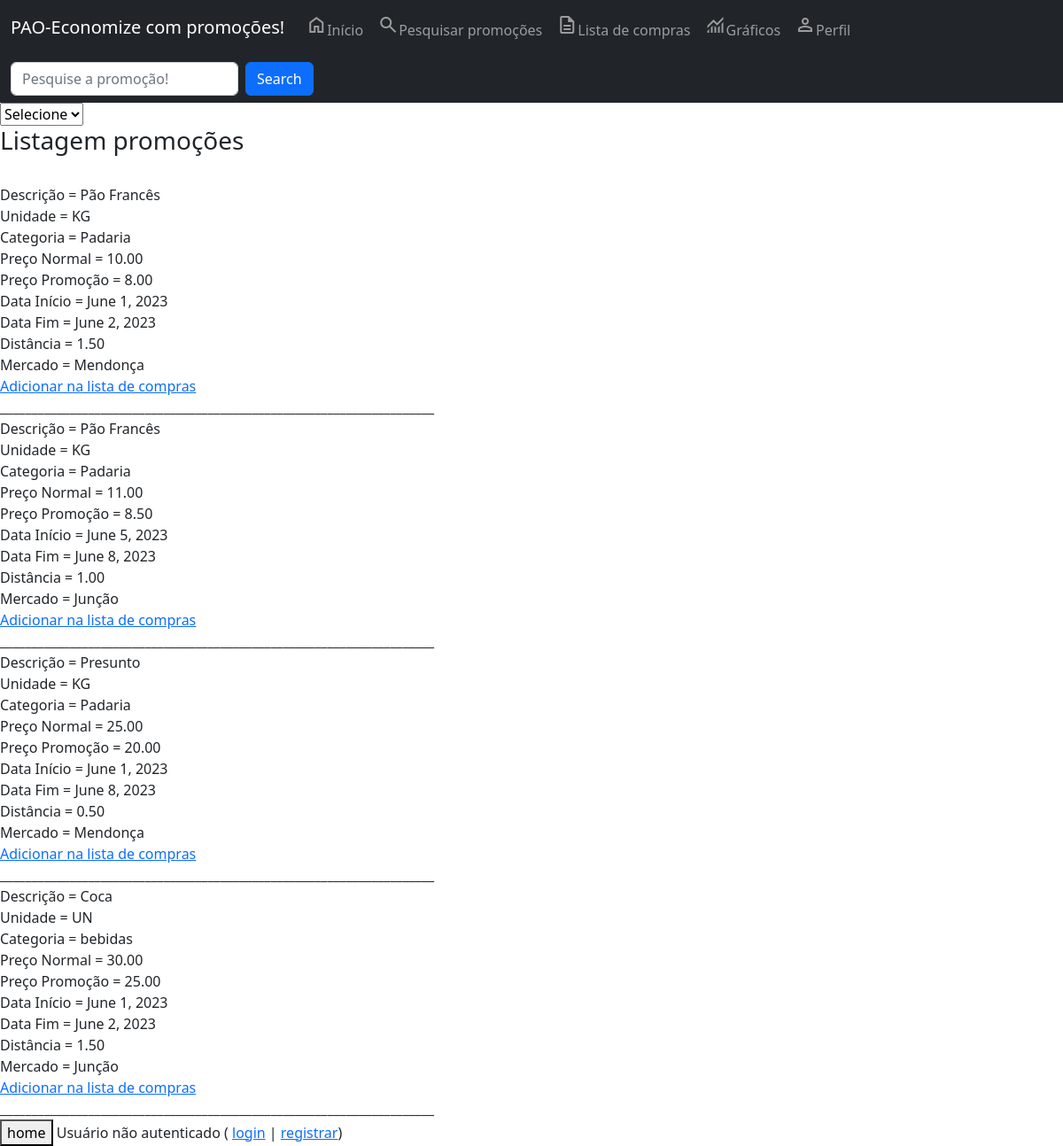
Screenshot of /listagem-promocoes/ with the database file from the repository.
### core/models.py (models this page shows, shortened)
class Promocao(models.Model):
    descricao = models.CharField(max_length=150, blank=True, null=True, verbose_name='Descricao')
    unidade = models.CharField(max_length=20, blank=True, null=True, verbose_name='Unidade')
    categoria = models.CharField(max_length=100,choices=CATEGORIAS_CHOICES, blank=True, null=True, verbose_name='Categoria')
    preco_normal = models.DecimalField(max_digits=10, decimal_places=2, verbose_name='Preço normal')
    preco_promocao = models.DecimalField(max_digits=10, decimal_places=2, verbose_name='Preço')
    data_inicio = models.DateField(auto_now=False, verbose_name='Inicio')
    data_fim = models.DateField(auto_now=False, verbose_name='Fim')
    distancia = models.DecimalField(max_digits=10, decimal_places=2, verbose_name='Distância')
    mercado = models.ForeignKey(Mercado, on_delete=models.CASCADE, verbose_name='Mercado')
    class Meta:
        verbose_name_plural = 'Promoções'

class Mercado(models.Model):
    razao_social = models.CharField(max_length=100, verbose_name='Razão Social')
    cnpj = models.CharField(max_length=20, verbose_name='CNPJ')
    endereco = models.OneToOneField(Endereco, blank=True, null=True, on_delete=models.CASCADE, verbose_name='Endereço')
    class Meta:
        verbose_name_plural = 'Mercado'

### core/views.py (the view)
# urls.py: path('listagem-promocoes/', listar_promocoes, name='url_listagem_promocoes'),
def listar_promocoes(request):
    if request.POST and request.POST['input_promocao']:
        dados = Promocao.objects.filter(descricao__contains=request.POST['input_promocao'])
    else:
        dados = Promocao.objects.all()
    contexto = {'dados': dados}
    return render(request, 'core/listagem_promocoes.html', contexto)

### core/templates/core/listagem_promocoes.html (shortened to what this page needs)
{% extends 'base.html' %}
{% load static %}
{% block main %}
<nav class="navbar navbar-expand-sm navbar-dark bg-dark">
    <div class="container-fluid">
        <div class="" id="mynavbar" >
            <form class="d-flex" method="post">
                <input class="form-control me-2" name="input_promocao" type="text" placeholder="Pesquise a promoção!">
                <button class="btn btn-primary" type="submit" >Search</button>
            </form>
        </div>
    </div>
</nav>
<select name="select_categoria" id="id_categoria">
  <option value="" disabled selected>Selecione</option>
</select>
<h3>Listagem promoções</h3> <br>
{% for i in dados %}
Descrição = {% if i.descricao %} {{ i.descricao }} {% endif %} <br>
Unidade = {% if i.unidade %} {{ i.unidade }} {% endif %} <br>
Categoria = {% if i.categoria %} {{ i.categoria }} {% endif %} <br>
Preço Normal = {% if i.preco_normal %} {{ i.preco_normal }} {% endif %} <br>
Preço Promoção = {% if i.preco_promocao %} {{ i.preco_promocao }} {% endif %} <br>
Data Início = {% if i.data_inicio %} {{ i.data_inicio }} {% endif %} <br>
Data Fim = {% if i.data_fim %} {{ i.data_fim }} {% endif %} <br>
Distância = {% if i.distancia %} {{ i.distancia }} {% endif %} <br>
Mercado = {% if i.mercado.razao_social %} {{ i.mercado.razao_social }} {% endif %} <br>
<a href="{% url 'url_adicionar_item' i.id %}">Adicionar na lista de compras</a><br>
_____________________________________________________________________<br>
{% endfor %}
<button onclick="window.location.href='/'">home</button>
{% endblock %}

### rows the page displays
Promocao: descricao "Pão Francês", unidade "KG", categoria "Padaria", preco_normal "10.00", preco_promocao "8.00", data_inicio "June 1, 2023", data_fim "June 2, 2023", distancia "1.50", mercado.razao_social "Mendonça"
Promocao: descricao "Pão Francês", unidade "KG", categoria "Padaria", preco_normal "11.00", preco_promocao "8.50", data_inicio "June 5, 2023", data_fim "June 8, 2023", distancia "1.00", mercado.razao_social "Junção"
Promocao: descricao "Presunto", unidade "KG", categoria "Padaria", preco_normal "25.00", preco_promocao "20.00", data_inicio "June 1, 2023", data_fim "June 8, 2023", distancia "0.50", mercado.razao_social "Mendonça"
Promocao: descricao "Coca", unidade "UN", categoria "bebidas", preco_normal "30.00", preco_promocao "25.00", data_inicio "June 1, 2023", data_fim "June 2, 2023", distancia "1.50", mercado.razao_social "Junção"
